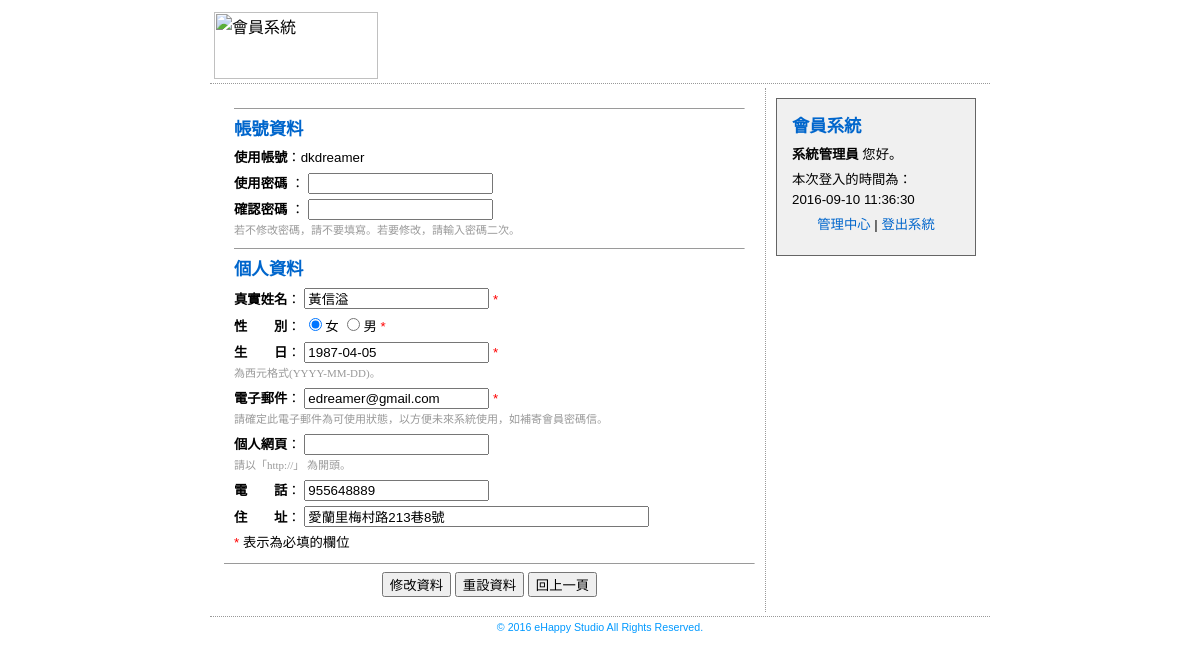
The app's page /member_adminupdate.php?id=13 (signed in) with its own data.
### tables this page shows
CREATE TABLE `memberdata` (
  `m_id` int(11) NOT NULL,
  `m_name` varchar(20) NOT NULL,
  `m_username` varchar(20) NOT NULL,
  `m_passwd` varchar(100) NOT NULL,
  `m_sex` enum('男','女') NOT NULL,
  `m_birthday` date DEFAULT NULL,
  `m_level` enum('admin','member') NOT NULL DEFAULT 'member',
  `m_email` varchar(100) DEFAULT NULL,
  `m_url` varchar(100) DEFAULT NULL,
  `m_phone` varchar(100) DEFAULT NULL,
  `m_address` varchar(100) DEFAULT NULL,
  `m_login` int(11) UNSIGNED NOT NULL DEFAULT '0',
  `m_logintime` datetime DEFAULT NULL,
  `m_jointime` datetime NOT NULL
);

### member_adminupdate.php (the view, shortened to what this page needs)
<?php
require_once("connMysql.php");
$query_RecAdmin = "SELECT * FROM memberdata WHERE m_username='{$_SESSION["loginMember"]}'";
$RecAdmin = $db_link->query($query_RecAdmin);
$row_RecAdmin=$RecAdmin->fetch_assoc();
$query_RecMember = "SELECT * FROM memberdata WHERE m_id='{$_GET["id"]}'";
$RecMember = $db_link->query($query_RecMember);
$row_RecMember=$RecMember->fetch_assoc();
?>
<html>
<head>
<link href="style.css" rel="stylesheet" type="text/css">
</head>
<body>
<table width="780" border="0" align="center" cellpadding="4" cellspacing="0">
  <tr>
    <td class="tdbline"><img src="images/mlogo.png" alt="會員系統" width="164" height="67"></td>
  </tr>
  <tr>
    <td class="tdbline"><table width="100%" border="0" cellspacing="0" cellpadding="10">
      <tr valign="top">
        <td class="tdrline"><form action="" method="POST" name="formJoin" id="formJoin" onSubmit="return checkForm();">
          <div class="dataDiv">
            <hr size="1" />
            <p class="heading">帳號資料</p>
            <p><strong>使用帳號</strong>：<?php echo $row_RecMember["m_username"];?></p>
            <p><strong>使用密碼</strong> ：
            <input name="m_passwd" type="password" class="normalinput" id="m_passwd">
            <input name="m_passwdo" type="hidden" id="m_passwdo" value="<?php echo $row_RecMember["m_passwd"];?>"></p>
            <p><strong>確認密碼</strong> ：
            <input name="m_passwdrecheck" type="password" class="normalinput" id="m_passwdrecheck"><br>
            <span class="smalltext">若不修改密碼，請不要填寫。若要修改，請輸入密碼二次。</span></p>
            <hr size="1" />
            <p class="heading">個人資料</p>
            <p><strong>真實姓名</strong>：
            <input name="m_name" type="text" class="normalinput" id="m_name" value="<?php echo $row_RecMember["m_name"];?>">
            <font color="#FF0000">*</font> </p>
            <p><strong>性　　別</strong>：
            <input name="m_sex" type="radio" value="女" <?php if($row_RecMember["m_sex"]=="女") echo "checked";?>>女
            <input name="m_sex" type="radio" value="男" <?php if($row_RecMember["m_sex"]=="男") echo "checked";?>>男
            <font color="#FF0000">*</font></p>
            <p><strong>生　　日</strong>：
            <input name="m_birthday" type="text" class="normalinput" id="m_birthday" value="<?php echo $row_RecMember["m_birthday"];?>">
            <font color="#FF0000">*</font><br><span class="smalltext">為西元格式(YYYY-MM-DD)。 </span></p>
            <p><strong>電子郵件</strong>：
            <input name="m_email" type="text" class="normalinput" id="m_email" value="<?php echo $row_RecMember["m_email"];?>">
            <font color="#FF0000">*</font><br><span class="smalltext">請確定此電子郵件為可使用狀態，以方便未來系統使用，如補寄會員密碼信。</span></p>
            <p><strong>個人網頁</strong>：
            <input name="m_url" type="text" class="normalinput" id="m_url" value="<?php echo $row_RecMember["m_url"];?>">
            <br><span class="smalltext">請以「http://」 為開頭。</span> </p>
            <p><strong>電　　話</strong>：
            <input name="m_phone" type="text" class="normalinput" id="m_phone" value="<?php echo $row_RecMember["m_phone"];?>"></p>
            <p><strong>住　　址</strong>：
            <input name="m_address" type="text" class="normalinput" id="m_address" value="<?php echo $row_RecMember["m_address"];?>" size="40"></p>
            <p><font color="#FF0000">*</font> 表示為必填的欄位</p>
          </div>
          <hr size="1" />
          <p align="center">
            <input type="submit" name="Submit2" value="修改資料">
            <input type="reset" name="Submit3" value="重設資料">
            <input type="button" name="Submit" value="回上一頁" onClick="window.history.back();">
          </p>
        </form></td>
        <td width="200">
        <div class="boxtl"></div><div class="boxtr"></div>
        <div class="regbox">
          <p class="heading"><strong>會員系統</strong></p>
            <p><strong><?php echo $row_RecAdmin["m_name"];?></strong> 您好。</p>
            <p>本次登入的時間為：<br>
            <?php echo $row_RecAdmin["m_logintime"];?></p>
            <p align="center"><a href="member_admin.php">管理中心</a> | <a href="?logout=true">登出系統</a></p>
        </div>
        <div class="boxbl"></div><div class="boxbr"></div></td>
      </tr>
    </table></td>
  </tr>
  <tr>
    <td align="center" background="images/album_r2_c1.jpg" class="trademark">© 2016 eHappy Studio All Rights Reserved.</td>
  </tr>
</table>
</body>
</html>

### style.css (style rules this page uses)
p,ol { font-family: Verdana, Arial, Helvetica, sans-serif; font-size: 10pt; line-height: 150%; margin-top: 0px; margin-bottom: 5px; }
form { margin: 0px; }
a { text-decoration: none; }
a:link { color: #0066CC; }
.dataDiv { margin: 10px; }
.heading { font-family: "微軟正黑體"; font-size: 13pt; color: #0066CC; line-height: 150%; font-weight: bold; }
.smalltext { font-size: 11px; color: #999999; font-family: Georgia, "Times New Roman", Times, serif; vertical-align: middle; }
.trademark { font-family: Verdana, Arial, Helvetica, sans-serif; font-size: 8pt; color: #0099FF; }
.regbox { border: 1px solid #656565; padding: 15px; background-color: #F0F0F0; }
.boxtl { background-image: url(images/tl.gif); float: left; top: -1px; height: 4px; width: 4px; background-repeat: no-repeat; }
.boxtr { background-image: url(images/tr.gif); float: right; top: -1px; height: 4px; width: 4px; background-repeat: no-repeat; }
.boxbl { background-image: url(images/bl.gif); float: left; top: -1px; height: 4px; width: 4px; background-repeat: no-repeat; margin-top: -4px; }
.boxbr { background-image: url(images/br.gif); float: right; top: -1px; height: 4px; width: 4px; background-repeat: no-repeat; margin-top: -4px; }
.tdrline { border-right-width: 1px; border-right-style: dotted; border-right-color: #999999; }
.tdbline { border-bottom-width: 1px; border-bottom-style: dotted; border-bottom-color: #999999; }

### records on screen
memberdata: m_username "dkdreamer", m_name "黃信溢", m_sex "☑", m_birthday "1987-04-05", m_email "edreamer@gmail.com", m_phone "955648889", m_address "愛蘭里梅村路213巷8號"
memberdata: m_name "系統管理員", m_logintime "2016-09-10 11:36:30"
